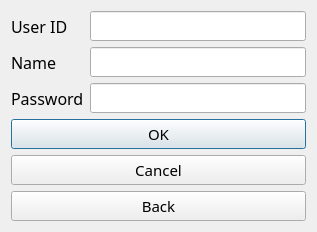
<?xml version="1.0" encoding="UTF-8"?>
<ui version="4.0">
 <class>registration</class>
 <widget class="QWidget" name="registration">
  <property name="geometry">
   <rect>
    <x>0</x>
    <y>0</y>
    <width>317</width>
    <height>222</height>
   </rect>
  </property>
  <property name="windowTitle">
   <string>Registration</string>
  </property>
  <layout class="QGridLayout" name="gridLayout">
   <item row="0" column="0">
    <layout class="QGridLayout" name="gridLayout_2">
     <item row="0" column="0">
      <layout class="QHBoxLayout" name="horizontalLayout">
       <item>
        <layout class="QVBoxLayout" name="verticalLayout_2">
         <item>
          <widget class="QLabel" name="label">
           <property name="font">
            <font>
             <family>Yu Gothic UI Semilight</family>
             <pointsize>12</pointsize>
            </font>
           </property>
           <property name="text">
            <string>User ID</string>
           </property>
          </widget>
         </item>
         <item>
          <widget class="QLabel" name="label_2">
           <property name="font">
            <font>
             <family>Yu Gothic UI Semilight</family>
             <pointsize>12</pointsize>
            </font>
           </property>
           <property name="text">
            <string>Name</string>
           </property>
          </widget>
         </item>
         <item>
          <widget class="QLabel" name="label_3">
           <property name="font">
            <font>
             <family>Yu Gothic UI Semilight</family>
             <pointsize>12</pointsize>
            </font>
           </property>
           <property name="text">
            <string>Password</string>
           </property>
          </widget>
         </item>
        </layout>
       </item>
       <item>
        <layout class="QVBoxLayout" name="verticalLayout">
         <item>
          <widget class="QLineEdit" name="lineEdit">
           <property name="font">
            <font>
             <family>Yu Gothic UI Semilight</family>
             <pointsize>11</pointsize>
            </font>
           </property>
          </widget>
         </item>
         <item>
          <widget class="QLineEdit" name="lineEdit_2">
           <property name="font">
            <font>
             <family>Yu Gothic UI Semilight</family>
             <pointsize>11</pointsize>
            </font>
           </property>
          </widget>
         </item>
         <item>
          <widget class="QLineEdit" name="lineEdit_3">
           <property name="font">
            <font>
             <family>Yu Gothic UI Semilight</family>
             <pointsize>11</pointsize>
            </font>
           </property>
          </widget>
         </item>
        </layout>
       </item>
      </layout>
     </item>
     <item row="1" column="0">
      <widget class="QDialogButtonBox" name="buttonBox">
       <property name="sizePolicy">
        <sizepolicy hsizetype="Expanding" vsizetype="Expanding">
         <horstretch>5</horstretch>
         <verstretch>0</verstretch>
        </sizepolicy>
       </property>
       <property name="font">
        <font>
         <family>Yu Gothic UI Semilight</family>
         <pointsize>11</pointsize>
        </font>
       </property>
       <property name="orientation">
        <enum>Qt::Vertical</enum>
       </property>
       <property name="standardButtons">
        <set>QDialogButtonBox::Cancel|QDialogButtonBox::Ok</set>
       </property>
      </widget>
     </item>
     <item row="2" column="0">
      <widget class="QPushButton" name="pushButton">
       <property name="font">
        <font>
         <family>Yu Gothic UI Semilight</family>
         <pointsize>11</pointsize>
        </font>
       </property>
       <property name="text">
        <string>Back</string>
       </property>
      </widget>
     </item>
    </layout>
   </item>
  </layout>
 </widget>
 <resources/>
 <connections/>
</ui>
